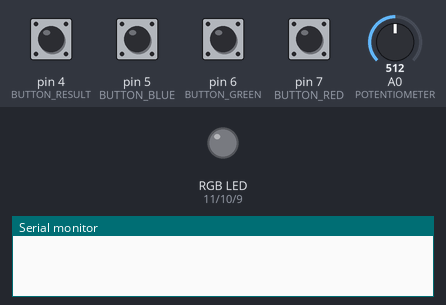
Recording of a sketch running on a simulated Arduino Uno, built with avr-gcc and run on an emulated ATmega328P. On the bench: an RGB LED mixed from three pins (HIGH = lit), the last lines printed to the serial monitor. Inputs (shaded band) come from the test bench; at power-on: pin 4 (BUTTON_RESULT), pin 5 (BUTTON_BLUE), pin 6 (BUTTON_GREEN), pin 7 (BUTTON_RED) HIGH, A0 (POTENTIOMETER) = 512. Dim RGB values are drawn brighter than linear.

Above: at 1.2 s.
1.3 s: pin 4 (BUTTON_RESULT) pulled LOW for 0.15 s
At 1.4 s:
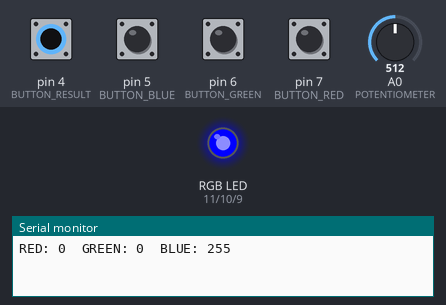
3.0 s: pin 5 (BUTTON_BLUE) pulled LOW for 0.15 s
At 3.1 s:
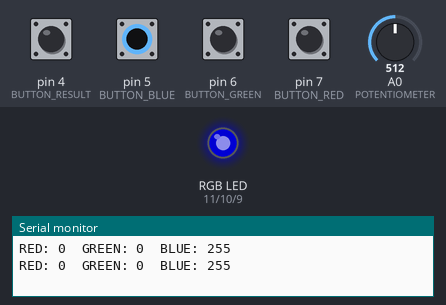
4.7 s: pin 6 (BUTTON_GREEN) pulled LOW for 0.15 s
At 4.8 s:
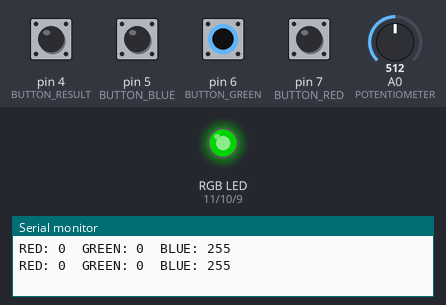
6.4 s: pin 7 (BUTTON_RED) pulled LOW for 0.15 s
At 6.5 s:
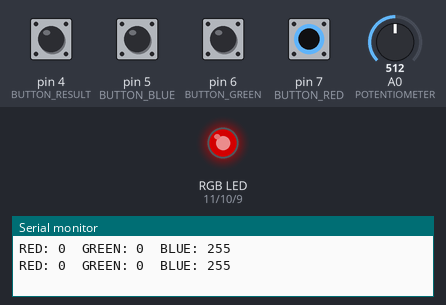
8.1 s: pin 4 (BUTTON_RESULT) pulled LOW for 1 s
At 8.8 s:
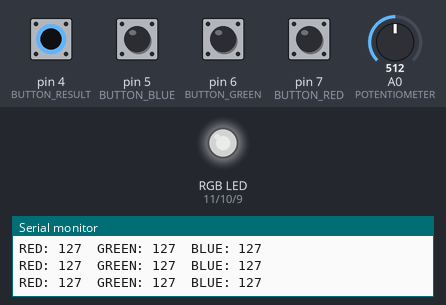
10.6 s: pin 5 (BUTTON_BLUE) pulled LOW for 1 s
At 13.1 s:
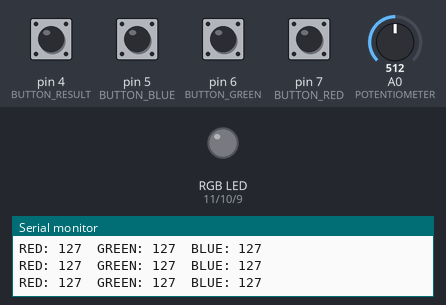
Timing chart, 0 to 14.1 s (numbered marks = the images above; inputs shaded):
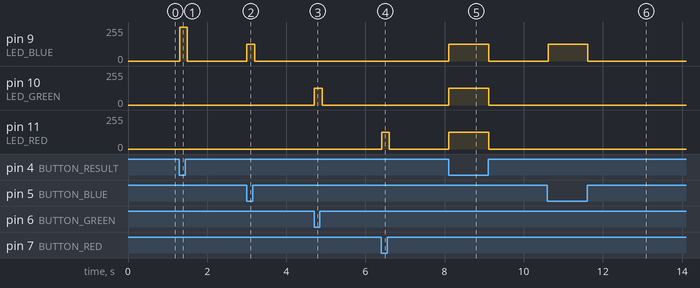

The sketch:

pixel_project.ino
```cpp
const int SERIAL_VEL = 9600;

const int LED_RED = 11;
const int LED_GREEN = 10;
const int LED_BLUE = 9;

const int BUTTON_RED = 7;
const int BUTTON_GREEN = 6;
const int BUTTON_BLUE = 5;
const int BUTTON_RESULT = 4;

const int POTENTIOMETER = A0;

const int LED_MAX_INTENSITY = 255;
const int LED_OFF = 0;
const int READING_FREQUENCY = 100;
const int MAX_POTENTIOMETER_READING = 1023;

int red, green, blue = 255;

void controllPixel();
void setLedColor(int led, int controllerButton, int *colorVariable);
void setResultVisualization();
void turnOnPixel();
bool isButtonBeingPressed(int button);
void monitoringVariables();

void setup() {
  pinMode(LED_RED,OUTPUT);
  pinMode(LED_GREEN,OUTPUT);
  pinMode(LED_BLUE,OUTPUT);
  pinMode(BUTTON_RED,INPUT_PULLUP);
  pinMode(BUTTON_GREEN,INPUT_PULLUP);
  pinMode(BUTTON_BLUE,INPUT_PULLUP);
  pinMode(BUTTON_RESULT,INPUT_PULLUP);
  pinMode(POTENTIOMETER, INPUT);
  Serial.begin(SERIAL_VEL);
}

void loop() {
  controllPixel();
  delay(READING_FREQUENCY);
}

void controllPixel()
{
  setLedColor(LED_RED, BUTTON_RED, &red);
  setLedColor(LED_GREEN, BUTTON_GREEN, &green);
  setLedColor(LED_BLUE, BUTTON_BLUE, &blue);

  setResultVisualization();
}

void setLedColor(int led, int controllerButton, int *colorVariable)
{
  if(isButtonBeingPressed(controllerButton)) {
    int potentiometerReading = analogRead(POTENTIOMETER);
    *colorVariable = map(potentiometerReading, 0, MAX_POTENTIOMETER_READING, 0, LED_MAX_INTENSITY);
    analogWrite(led, *colorVariable);
  }
  else {
    analogWrite(led, LED_OFF);
  }
}

void setResultVisualization()
{
  if(isButtonBeingPressed(BUTTON_RESULT)) {
    monitoringVariables();
    turnOnPixel();
  }
}

void turnOnPixel()
{
  analogWrite(LED_RED, red);
  analogWrite(LED_GREEN, green);
  analogWrite(LED_BLUE, blue);
}

bool isButtonBeingPressed(int button)
{
  int buttonStatus = digitalRead(button);
  return buttonStatus == LOW;
}

void monitoringVariables()
{
  Serial.print("RED: ");
  Serial.print(red);
  Serial.print("\t");
  Serial.print("GREEN: ");
  Serial.print(green);
  Serial.print("\t");
  Serial.print("BLUE: ");
  Serial.print(blue);
  Serial.println();
}
```

Measured:
- after the input at 1.3 s, pin 9 (LED_BLUE): 0/255 → 255/255 at once, → 0/255 0.20 s later
- after the input at 3.0 s, pin 9 (LED_BLUE): 0/255 → 127/255 at once, → 0/255 0.20 s later
- after the input at 4.7 s, pin 10 (LED_GREEN): 0/255 → 127/255 at once, → 0/255 0.20 s later
- after the input at 6.4 s, pin 11 (LED_RED): 0/255 → 127/255 at once, → 0/255 0.20 s later
- after the input at 8.1 s, pin 9 (LED_BLUE), pin 10 (LED_GREEN), pin 11 (LED_RED): 0/255 → 127/255 at once, → 0/255 1.0 s later
- after the input at 10.6 s, pin 9 (LED_BLUE): 0/255 → 127/255 at once, → 0/255 1.0 s later
